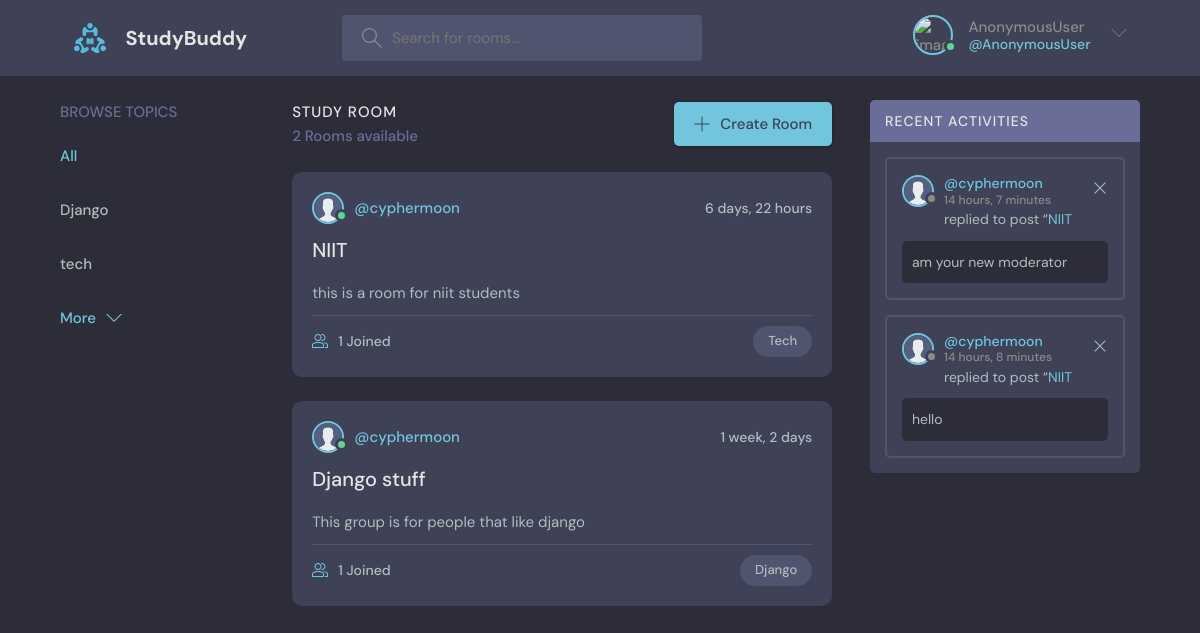
The app's page /, older data.
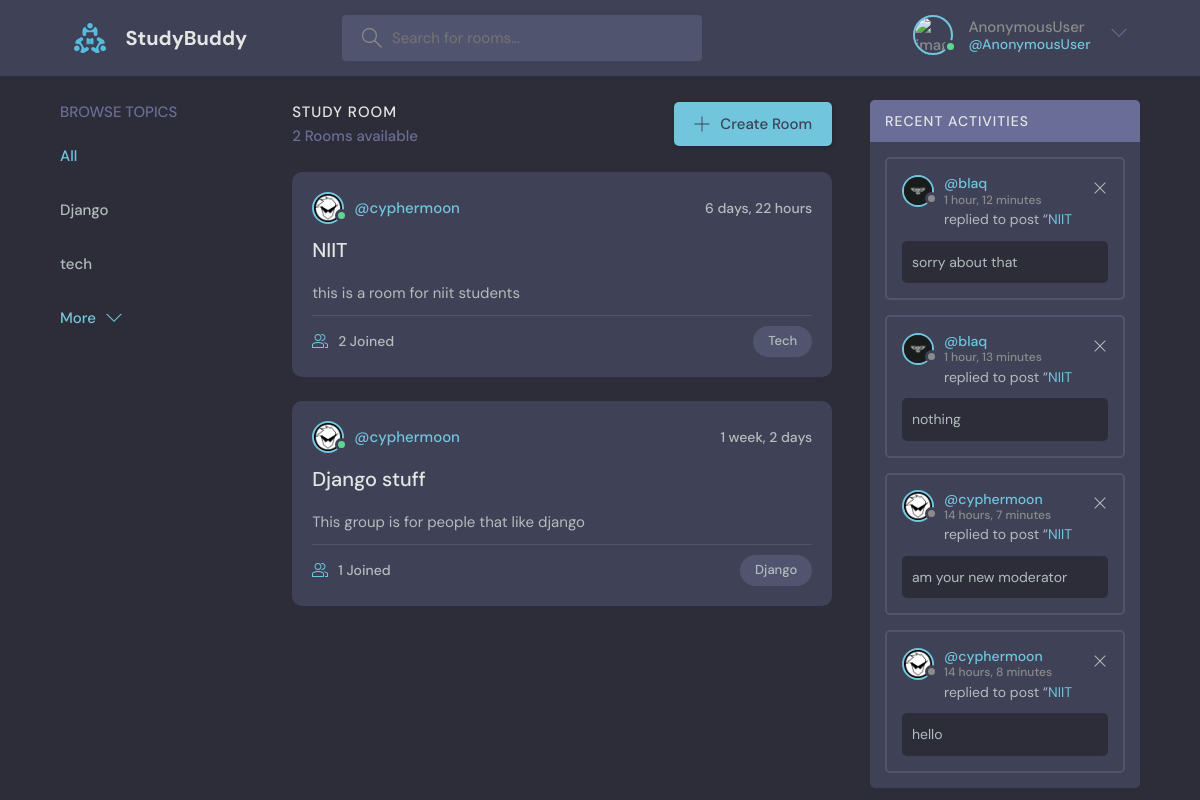
The same page, newer data.
### base/models.py (models this page shows, shortened)
class TimeStampModel(models.Model):
    created = models.DateTimeField(auto_now_add=True)
    updated = models.DateTimeField(auto_now=True)
    class Meta:
        abstract = True

class TopicModel(TimeStampModel):
    name = models.CharField(max_length=255)

class RoomModel(TimeStampModel):
    host = models.ForeignKey(User,on_delete=models.SET_NULL, null=True)
    topic = models.ForeignKey(TopicModel,on_delete=models.SET_NULL, null=True)
    name= models.CharField(max_length=255)
    participant=models.ManyToManyField(User, related_name="participant")
    description = models.TextField(null=True, blank=True)
    def __str__(self) -> str:
        return self.name
    class Meta:
        ordering = ["-created", "-updated"]

class User(AbstractUser):
    name = models.CharField(max_length=255, null=True)
    email=models.EmailField(max_length=255, unique=True, null=True)
    bio = models.TextField(null=True)
    followers = models.ManyToManyField('User', blank=True)
    following = models.ManyToManyField('User', related_name="people_following", blank=True)
    REQUIRED_FIELDS = []
    avatar = models.ImageField(default="avatar.svg")

class MessageModel(TimeStampModel):
    user = models.ForeignKey(User, on_delete=models.CASCADE, null=True)
    room = models.ForeignKey(RoomModel, on_delete=models.CASCADE, null=True)
    body = models.TextField()
    replied_msg = models.ForeignKey("MessageModel", on_delete=models.CASCADE, blank=True, null=True)

### base/views.py (the view)
# urls.py: path('', views.home, name="home"),
def home(request):
    search_query = request.GET.get("q", "")
    rooms = RoomModel.objects.filter(Q(topic__name__icontains = search_query)
                                    | Q(name__icontains = search_query) |
                                    Q(description__icontains = search_query) |
                                    Q(host__username__icontains = search_query)  )
    topics = TopicModel.objects.all()
    room_count = rooms.count()
    recent_messages = MessageModel.objects.filter(room__topic__name__icontains=search_query).order_by("-created")[:10]
    context = {
        "rooms":rooms,
        "room_count":room_count,
        "topics":topics,
        "recent_messages":recent_messages
        }
    return render(request, 'base/index.html', context)

### base/templates/base/index.html (shortened to what this page needs)
{% extends 'base.html' %}
{% block main_content %}
    <main class="layout layout--3">
      <div class="container">
          {% include 'base/topics_component.html' %}
        <div class="roomList">
          <div class="roomList__header">
            <div>
              <h2>Study Room</h2>
              <p>{{room_count}} Rooms available</p>
            </div>
            <a class="btn btn--main" href="{% url 'create_room' %}">
              <svg version="1.1" xmlns="http://www.w3.org/2000/svg" width="32" height="32" viewBox="0 0 32 32">
                <title>add</title>
                <path
                  d="M16.943 0.943h-1.885v14.115h-14.115v1.885h14.115v14.115h1.885v-14.115h14.115v-1.885h-14.115v-14.115z"
                ></path>
              </svg>
              Create Room
            </a>
          </div>
          {% include 'base/feed_component.html' %}
        </div>
        {% include 'base/activity_component.html' %}
      </div>
    </main>
{% endblock main_content %}

### base/templates/base/topics_component.html
<div class="topics">
   <div class="topics__header">
     <h2>Browse Topics</h2>
   </div>
   <ul class="topics__list">
      <li>
         <a  class="active" href="{% url 'home' %}">All</a>
      </li>
      {% for topic in topics %}
      <li> <a href="{% url 'home' %}?q={{topic.name}}">{{topic.name}}</a> </li>
      {% endfor %}
   </ul>
   <a class="btn btn--link" href="topics.html">
     More
     <svg version="1.1" xmlns="http://www.w3.org/2000/svg" width="32" height="32" viewBox="0 0 32 32">
       <title>chevron-down</title>
       <path d="M16 21l-13-13h-3l16 16 16-16h-3l-13 13z"></path>
     </svg>
   </a>
 </div>

### base/templates/base/feed_component.html (shortened to what this page needs)
{% for room in rooms %}
<div class="roomListRoom">
  <div class="roomListRoom__header">
    <a href="{% url 'profile' room.host.id %}" class="roomListRoom__author">
      <div class="avatar avatar--small active">
        <img src="{{room.host.avatar.url}}"  alt="{{room.host.username}} image"/>
      </div>
      <span>@{{room.host.username}}</span>
    </a>
    <div class="roomListRoom__actions">
      <span>{{room.created | timesince}}</span>
    </div>
  </div>
  <div class="roomListRoom__content">
    <a href="{% url 'room' room.id %}">{{room.name}}</a>
    <p>
      {{room.description}}
    </p>
  </div>
  <div class="roomListRoom__meta">
    <a class="roomListRoom__joined">
      {{room.participant.all.count}} Joined
    </a>
    <p class="roomListRoom__topic">{{room.topic.name | title}}</p>
  </div>
</div>
{% endfor %}

### base/templates/base/activity_component.html
<div class="activities">
  <div  class="activities__header">
    <h2>Recent Activities</h2>
  </div>
  {% for message in recent_messages %}
  <div class="activities__box">
    <div class="activities__boxHeader roomListRoom__header">
      <a href="{% url 'profile' message.user.id %}" class="roomListRoom__author">
        <div class="avatar avatar--small">
          <img src="{{message.user.avatar.url}}"  alt="{{message.user.username}} image"/>
        </div>
        <p>
          @{{message.user}}
          <span>{{message.created|timesince}}</span>
        </p>
      </a>
      <div class="roomListRoom__actions">
        <a href="{% url 'delete_message' message.id %}">
          <svg version="1.1" xmlns="http://www.w3.org/2000/svg" width="32" height="32" viewBox="0 0 32 32">
            <title>remove</title>
            <path
              d="M27.314 6.019l-1.333-1.333-9.98 9.981-9.981-9.981-1.333 1.333 9.981 9.981-9.981 9.98 1.333 1.333 9.981-9.98 9.98 9.98 1.333-1.333-9.98-9.98 9.98-9.981z"
            ></path>
          </svg>
        </a>
      </div>
    </div>
    <div class="activities__boxContent">
      <p>replied to post “<a href="{% url 'room' message.room.id %}">{{message.room}}</a></p>
      <div class="activities__boxRoomContent">
        {{message.body}}
      </div>
    </div>
  </div>
{% endfor %}
</div>

Row changes from the older to the newer data that the page shows:
changed through a linked row, RoomModel "NIIT": host.avatar: picture added in place of a placeholder; participant.all.count "1" → "2"
changed through a linked row, RoomModel "Django stuff": host.avatar: picture added in place of a placeholder
added MessageModel: user.avatar (picture), user "blaq", created "1 hour, 12 minutes", room "NIIT", body "sorry about that"
added MessageModel: user.avatar (picture), user "blaq", created "1 hour, 13 minutes", room "NIIT", body "nothing"
changed through a linked row, MessageModel "am your new moderator": user.avatar: picture added in place of a placeholder
changed through a linked row, MessageModel "hello": user.avatar: picture added in place of a placeholder
